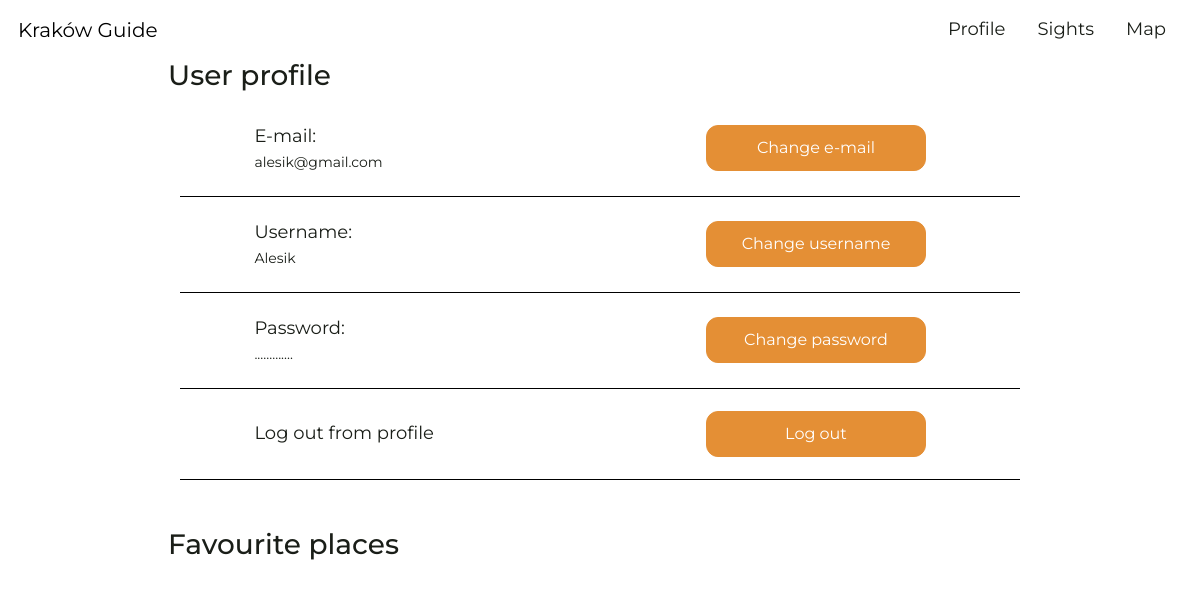
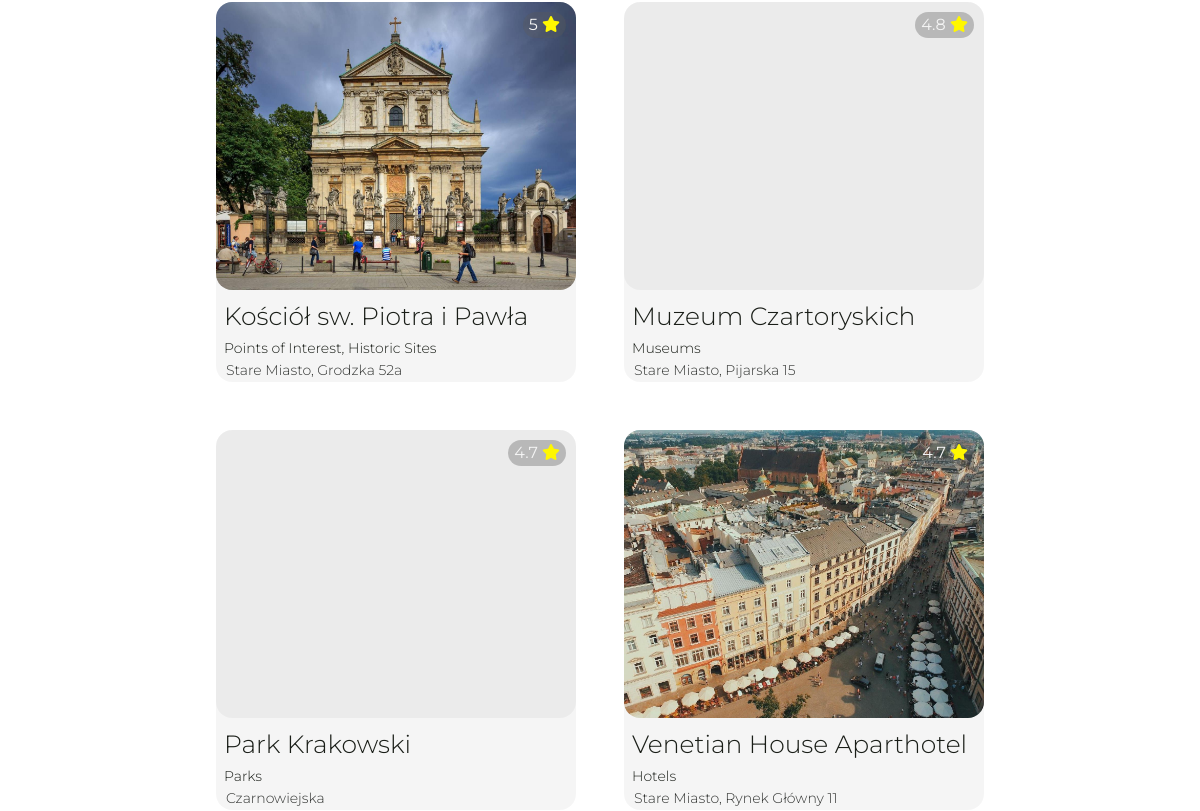
The page /profile (signed in, upper part) on the database as committed earlier (2 pictures, top to bottom).
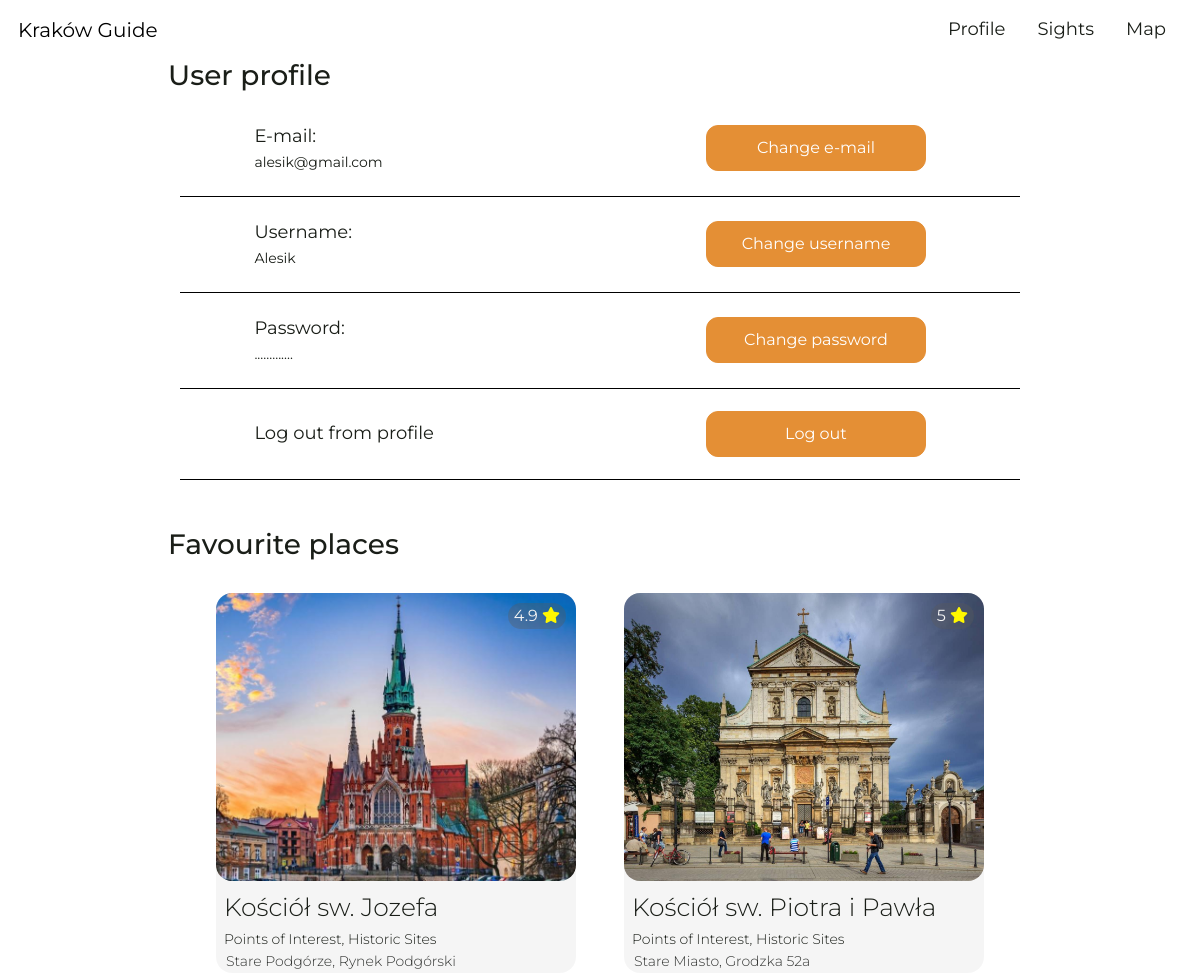
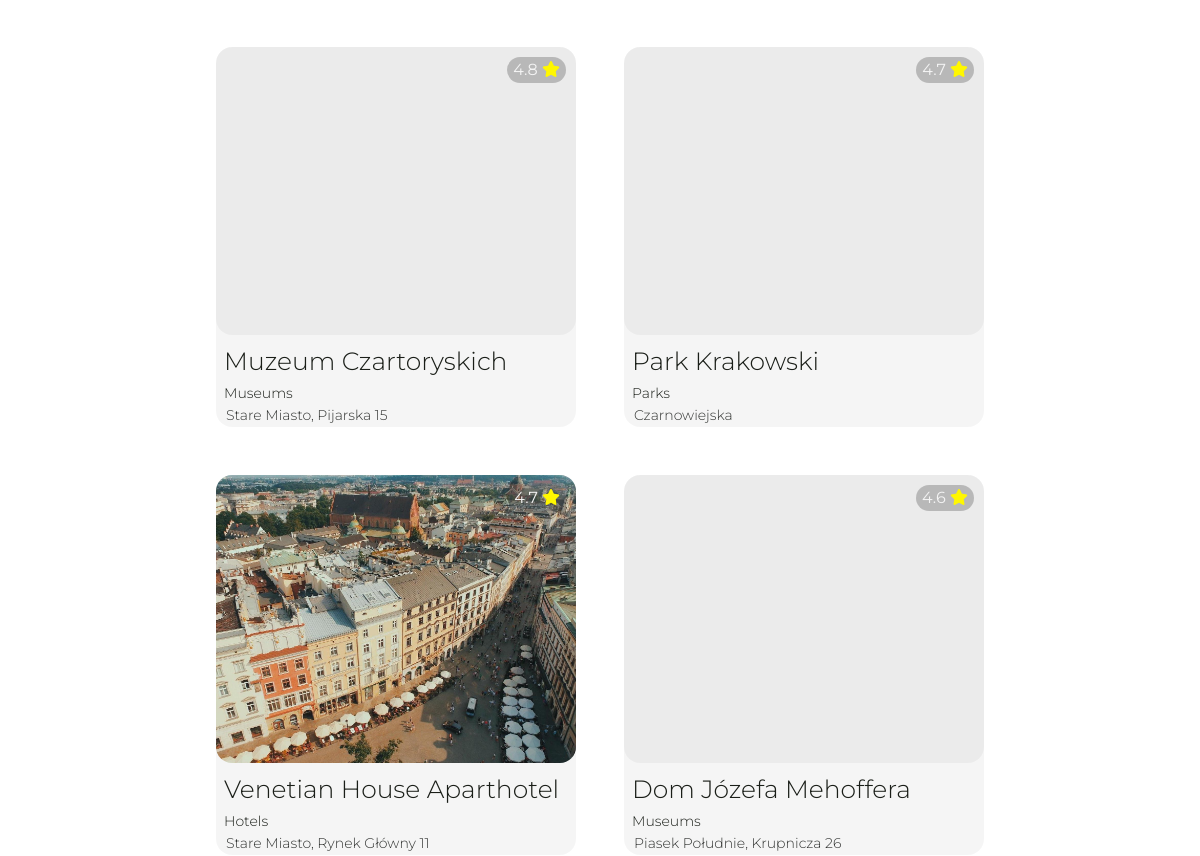
The same page on the database as committed later (2 pictures, top to bottom).
### tables this page shows
CREATE TABLE users (id INTEGER PRIMARY KEY AUTOINCREMENT NOT NULL, username TEXT NOT NULL, email TEXT NOT NULL, hash TEXT NOT NULL);

CREATE TABLE sights (sight_id INTEGER PRIMARY KEY AUTOINCREMENT NOT NULL, name TEXT NOT NULL, address TEXT, mark NUMERIC, categories TEXT, photos TEXT, description TEXT);

### app.py (the view)
@app.route("/profile")
@login_required
def profile():
    user = query_db("SELECT id, username, email FROM users WHERE id = ?", (session["user_id"],))
    if user == []:
        return apology("Looks like you don't have permission", 400)
    favourites = query_db("SELECT sight_id FROM favourites WHERE user_id = ?",
                 (session["user_id"],))
    list = []
    if favourites == []:
        sights = []
    else:
        for favourite in favourites:
            list.append(int(favourite[0]))
    sights = query_db("SELECT * FROM sights WHERE sight_id IN (SELECT sight_id FROM favourites WHERE user_id = ?)",
             (session["user_id"],))
    return render_template("profile.html", user=user[0], sights=sights, favourites=list)

### app.py (called while the page is built)
def get_db():
    db = getattr(g, '_database', None)
    if db is None:
        db = g._database = sqlite3.connect(DATABASE)
    return db

@app.teardown_appcontext
def close_connection(exception):
    db = getattr(g, '_database', None)
    if db is not None:
        db.close()

def query_db(query, args=(), one=False):
    cur = get_db().execute(query, args)
    rv = cur.fetchall()
    cur.close()
    return (rv[0] if rv else None) if one else rv

@app.after_request
def after_request(response):
    response.headers["Cache-Control"] = "no-cache, no-store, must-revalidate"
    response.headers["Expires"] = 0
    response.headers["Pragma"] = "no-cache"
    return response

### helpers.py (called while the page is built)
def login_required(f):
    @wraps(f)
    def decorated_function(*args, **kwargs):
        if session.get("user_id") is None:
            return redirect("/login")
        return f(*args, **kwargs)
    return decorated_function

### templates/profile.html (shortened to what this page needs)
{% extends "layout.html" %}
{% block main %}
    <section class="profile">
        <h3>User profile</h3>
        <div class="profile_line container-xl">
            <div class="row">
                <div class="col-sm-6 col">
                    <p>E-mail:</p>
                    <span>{{ user[2] }}</span>
                </div>
                <div class="col-sm-6 mt-3 mt-md-0">
                    <button class="btn" data-bs-toggle="modal" data-bs-target="#emailChangeModal">Change e-mail</button>
                </div>
            </div>
        </div>
        <div class="profile_line container-xl">
            <div class="row">
                <div class="col-sm-6 col">
                    <p>Username:</p>
                    <span>{{ user[1] }}</span>
                </div>
                <div class="col-sm-6 mt-3 mt-md-0">
                    <button class="btn" data-bs-toggle="modal" data-bs-target="#usernameChangeModal">Change username</button>
                </div>
            </div>
        </div>
        <div class="profile_line container-lg">
            <div class="row">
                <div class="col-sm-6 col">
                    <div>
                        <p>Password:</p>
                        <span>.............</span>
                    </div>
                </div>
                <div class="col-sm-6 mt-3 mt-md-0">
                    <button class="btn" data-bs-toggle="modal" data-bs-target="#passwordChangeModal">Change password</button>
                </div>
            </div>
        </div>
        <div class="profile_line container-md">
            <div class="row">
                <div class="col-sm-6 col">
                    <p>Log out from profile</p>
                </div>
                <div class="col-sm-6 mt-3 mt-md-0">
                    <form action="/logout" method="get">
                        <button class="btn" type="submit" autocomplete="off">Log out</button>
                    </form>
                </div>
            </div>
        </div>
    </section>
    <section class="pt-5">
        <h3 class="profile-favourites">
            Favourite places
        </h3>
        <div class="container-fluid">
            <div class="row row-cols-auto justify-content-center">
                {% for sight in sights%}
                <div class="card p-0 m-4">
                    <div class="card_image" style="background-image: url('./static/sights/{{ sight[0] }}.jpg');"></div>
                    <div class="card_name ps-2 pt-2">{{ sight[1] }}</div>
                    <form class="card_form" action="/card" method="post">
                        <button class="stretched-button stretched-link ps-2" type="submit">{{ sight[4] }}</button>
                    </form>
                    <p class="location">{{ sight[2] }}</p>
                    <form action="/favourite" method="post">
                        <button class="stretched-link favourite" type="submit" autocomplete="off" >
                            {{ sight[3] }}
                            {% if sight[0] in favourites %}
                            <i class="fa-solid fa-star favourited"></i>
                            {% else %}
                            <i class="fa-solid fa-star"></i>
                            {% endif %}
                        </button>
                    </form>
                </div>
                {% endfor %}
            </div>
        </div>
    </section>
{% endblock %}

### templates/layout.html (shortened to what this page needs)
<!DOCTYPE html>
<html lang="en">
    <head>
        <link href="https://cdn.jsdelivr.net/npm/bootstrap@5.3.3/dist/css/bootstrap.min.css" rel="stylesheet">
        <link href="/static/styles.css" rel="stylesheet">
    </head>
    <body>
        <nav id="navbar-brand" class="navbar navbar-expand-md navbar-light sticky-top py-2">
            <div class="container-fluid p-0">
                <a class="navbar-brand" href="/">Kraków Guide</a>
                <div class="collapse navbar-collapse justify-content-end" id="navbar">
                    <ul class="navbar-nav">
                        {% if session["user_id"] %}
                        <li class="nav-item"><a class="nav-link px-3" href="/profile">Profile</a></li>
                        {% endif %}
                        <li class="nav-item"><a class="nav-link px-3" href="{{ url_for('category', name='all-places') }}">Sights</a></li>
                        <li class="nav-item"><a class="nav-link px-3" id="map-link" disabled href="#" tabindex="-1" aria-disabled="true">Map</a></li>
                    </ul>
                </div>
            </div>
        </nav>
        <main class="container-fluid m-auto text-center">
            {% block main %}{% endblock %}
        </main>
    </body>
</html>

### static/styles.css (style rules this page uses)
body { font-family: "Montserrat", "Verdana", sans-serif; color: #1A1E18; background-color: #FFFFFF; }
main { padding: 0 1.5dvw; }
h3 { text-align: start; }
.btn { color: #FFFFFF; background-color: #E48F35; border-color: #E48F35; }
#map-link { pointer-events: none; }
#navbar-brand { padding: 0 1.5dvw; background-color: #FFFFFF; }
#navbar { margin-left: 23.5%; }
#navbar .nav-link { font-size: 18px; color: #1A1E18; cursor: pointer; }
.card { height: 380px; text-align: left; color: #1A1E18; background-color: rgba(0, 0, 0, 0.04); border: none; border-radius: 16px; }
.card p { position: relative; margin: 0 0 0 10px; font-size: 14px; font-weight: 300; color: #323432; }
.card .stretched-button { font-size: 14px; font-weight: 300; color: #1A1E18; background-color: inherit; border: none; }
.card .card_image { max-width: 88dvw; width: 360px; height: 288px; background-color: inherit; background-size: contain; background-repeat: no-repeat; border-radius: 16px; }
.card .card_name { font-size: 25px; font-weight: 300; }
.favourite { position: absolute; top: 10px; right: 10px; color: #F4F4F4; background-color: rgba(90, 89, 89, 0.35); border: none; border-radius: 16px; }
.favourite .fa-solid.fa-star { color: #F4F4F4; }
.favourite .fa-solid.fa-star.favourited { color: #FFF700; }
.profile-favourites { margin-left: 13dvw; }
.profile { min-width: 300px; margin: auto; }
.profile h3 { margin-left: 13dvw; }
.profile .profile_line { width: 70dvw; padding: 22px 0; border-bottom: 1px solid black; }
.profile .profile_line p { margin-bottom: 0; font-size: 18px; }
.profile .profile_line span { font-size: 14px; }
.profile .profile_line .row { align-items: center; }
.profile .profile_line .col { padding-left: 10%; text-align: start; }
.profile .profile_line .btn { width: 220px; height: 46px; border-radius: 12px; }

Rows that differ between the two databases and show on the page:
now on this page (row edited): sights: shows a picture, name "Kościół sw. Jozefa", categories "Points of Interest, Historic Sites", address "Stare Podgórze, Rynek Podgórski", mark "4.9"
now on this page (row edited): sights: name "Dom Józefa Mehoffera", categories "Museums", address "Piasek Południe, Krupnicza 26", mark "4.6"
